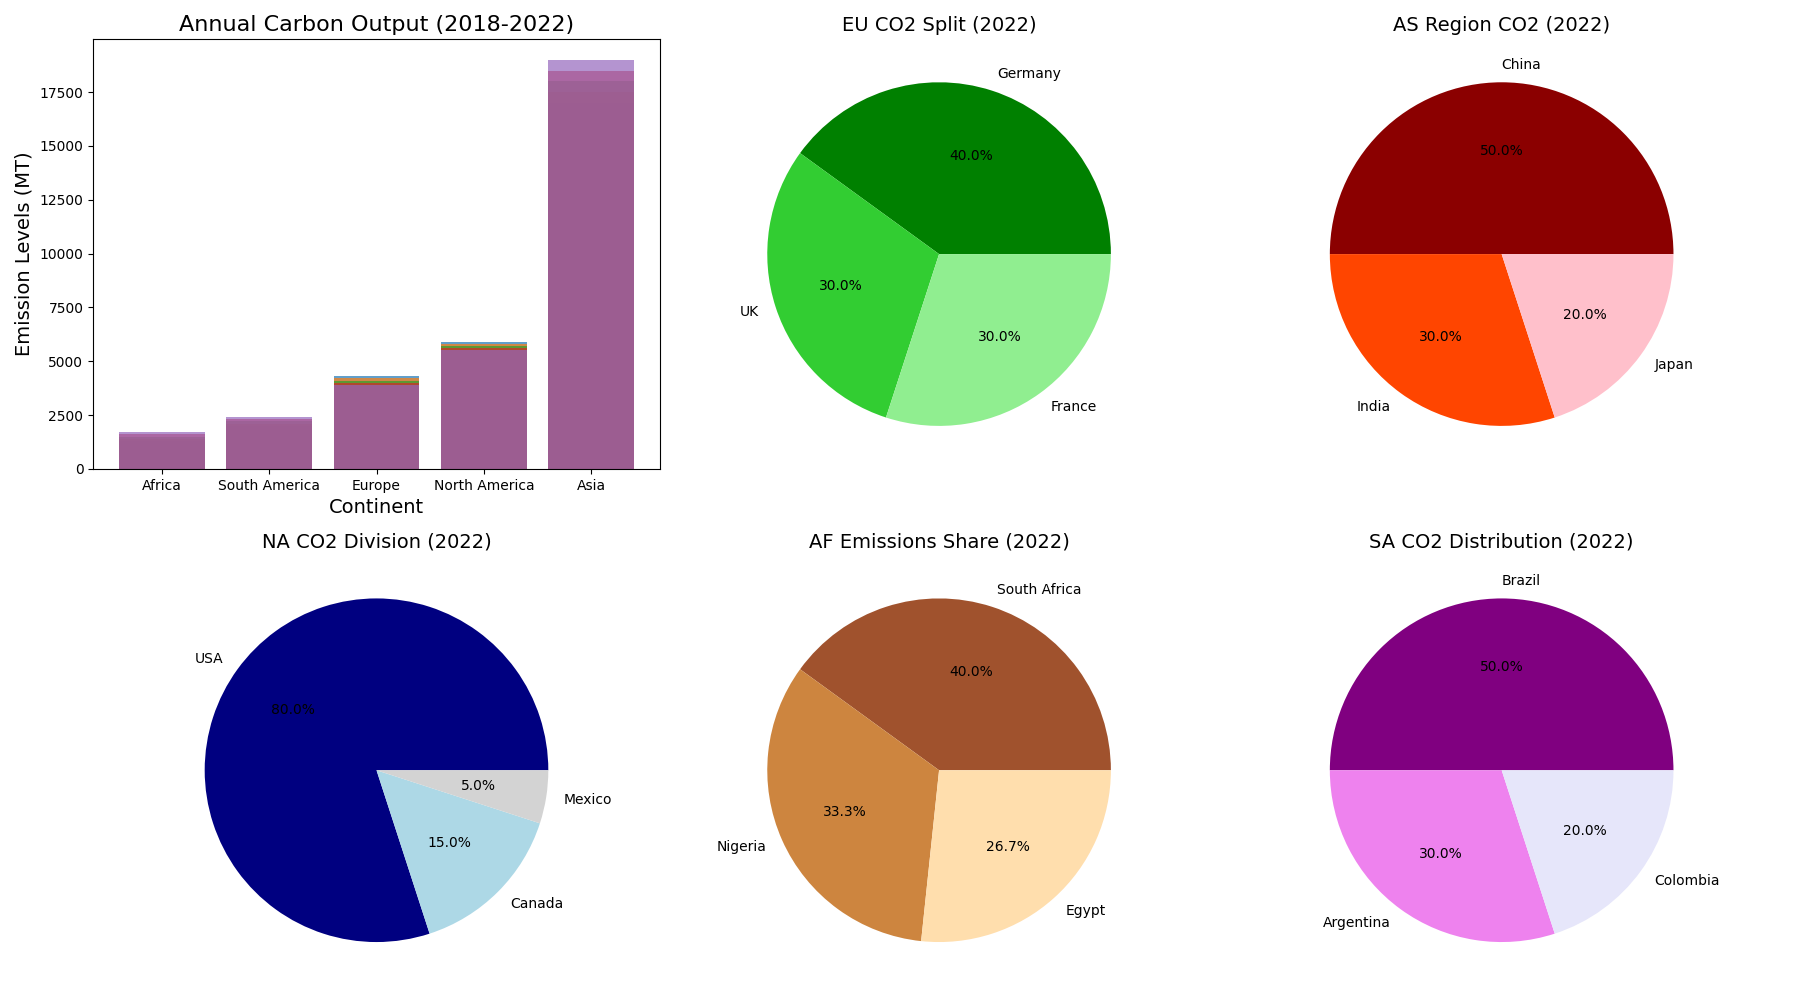

Generate this figure with Python:
import matplotlib.pyplot as plt
import numpy as np

years = ['2018', '2019', '2020', '2021', '2022']

emissions_data = {
    '2018': [('Africa', 1300), ('South America', 2000), ('Europe', 4300), ('North America', 5900), ('Asia', 17000)],
    '2019': [('Africa', 1400), ('South America', 2100), ('Europe', 4200), ('North America', 5800), ('Asia', 17500)],
    '2020': [('Africa', 1500), ('South America', 2200), ('Europe', 4100), ('North America', 5700), ('Asia', 18000)],
    '2021': [('Africa', 1600), ('South America', 2300), ('Europe', 4000), ('North America', 5600), ('Asia', 18500)],
    '2022': [('Africa', 1700), ('South America', 2400), ('Europe', 3900), ('North America', 5500), ('Asia', 19000)]
}

sorted_years = {year: sorted(data, key=lambda x: x[1]) for year, data in emissions_data.items()}

fig, axs = plt.subplots(nrows=2, ncols=3, figsize=(18, 10))

for i, year in enumerate(years):
    axs[0, 0].bar(
        [label for label, _ in sorted_years[year]],
        [emission for _, emission in sorted_years[year]],
        alpha=0.7
    )

axs[0, 0].set_title('Annual Carbon Output (2018-2022)', fontsize=16)
axs[0, 0].set_xlabel('Continent', fontsize=14)
axs[0, 0].set_ylabel('Emission Levels (MT)', fontsize=14)

axs[1, 0].pie([80, 15, 5], labels=['USA', 'Canada', 'Mexico'], autopct='%1.1f%%', colors=['navy', 'lightblue', 'lightgrey'])
axs[1, 0].set_title('NA CO2 Division (2022)', fontsize=14)

axs[0, 1].pie([40, 30, 30], labels=['Germany', 'UK', 'France'], autopct='%1.1f%%', colors=['green', 'limegreen', 'lightgreen'])
axs[0, 1].set_title('EU CO2 Split (2022)', fontsize=14)

axs[0, 2].pie([50, 30, 20], labels=['China', 'India', 'Japan'], autopct='%1.1f%%', colors=['darkred', 'orangered', 'pink'])
axs[0, 2].set_title('AS Region CO2 (2022)', fontsize=14)

axs[1, 1].pie([30, 25, 20], labels=['South Africa', 'Nigeria', 'Egypt'], autopct='%1.1f%%', colors=['sienna', 'peru', 'navajowhite'])
axs[1, 1].set_title('AF Emissions Share (2022)', fontsize=14)

axs[1, 2].pie([50, 30, 20], labels=['Brazil', 'Argentina', 'Colombia'], autopct='%1.1f%%', colors=['purple', 'violet', 'lavender'])
axs[1, 2].set_title('SA CO2 Distribution (2022)', fontsize=14)

plt.tight_layout()
plt.show()
